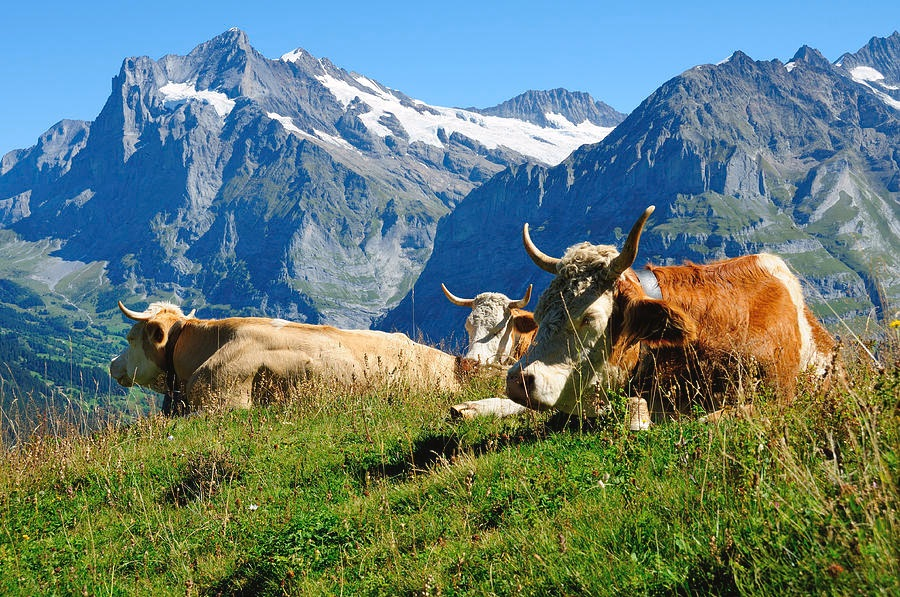
#> input picture python-scripts/random_forest-segmentation/Immagine10.jpg, 900 x 597 px
$ python rf-segmentation.py
#> lines starting #> are read from the running program, lines starting #| are printed output that depends on the picture; after the words box and inside, x2 and y2 are one past the last pixel; in counts of white or black regions, pixels touching at a corner belong together
import numpy as np
import argparse
import matplotlib.pyplot as plt
from skimage import segmentation, feature, future
from sklearn.ensemble import RandomForestClassifier
from functools import partial


def main(args):
    # Read input image
    img = plt.imread(args.input_image)
#> img is the input picture: shape (597, 900, 3); mean R, G, B 101.8, 125.6, 119.4

    # Build an array of labels for training the segmentation.
    training_labels = np.zeros(img.shape[:2], dtype=np.uint8)
    training_labels[180:, :] = 2
    training_labels[0:90, 0:100] = 1
    training_labels[0:80, 410:650] = 1

    sigma_min = 1
    sigma_max = 16
    # Feature extraction
    features_func = partial(feature.multiscale_basic_features,
                            intensity=True, edges=False, texture=True,
                            sigma_min=sigma_min, sigma_max=sigma_max,
                            channel_axis=-1)
    features = features_func(img)

    # RF training
    clf = RandomForestClassifier(n_estimators=50, n_jobs=-1,
                                max_depth=10, max_samples=0.05)
    clf = future.fit_segmenter(training_labels, features, clf)
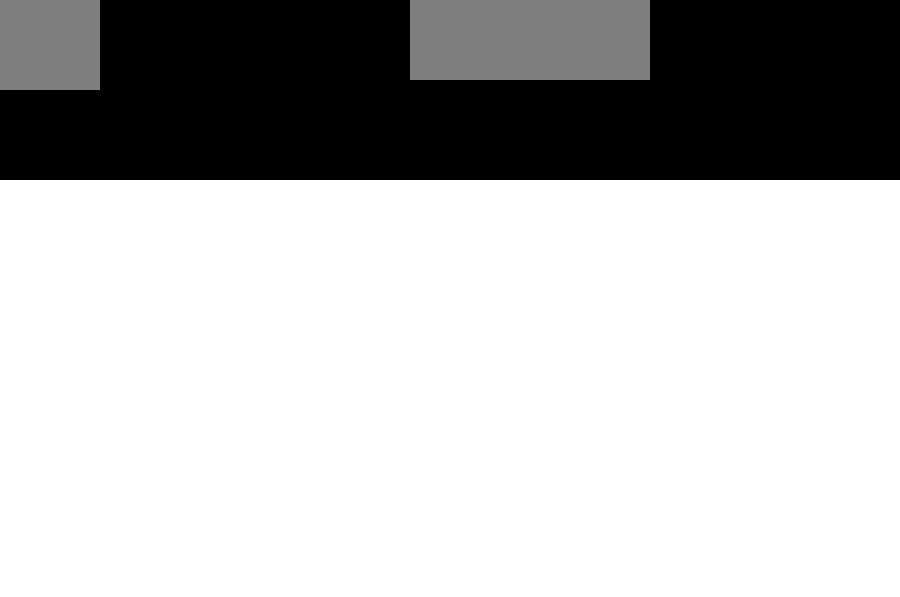
#> training_labels: shape (597, 900); min 0, max 2, mean 1.45; drawn with min black and max white

    # Calculate predictions
    result = future.predict_segmenter(features, clf)
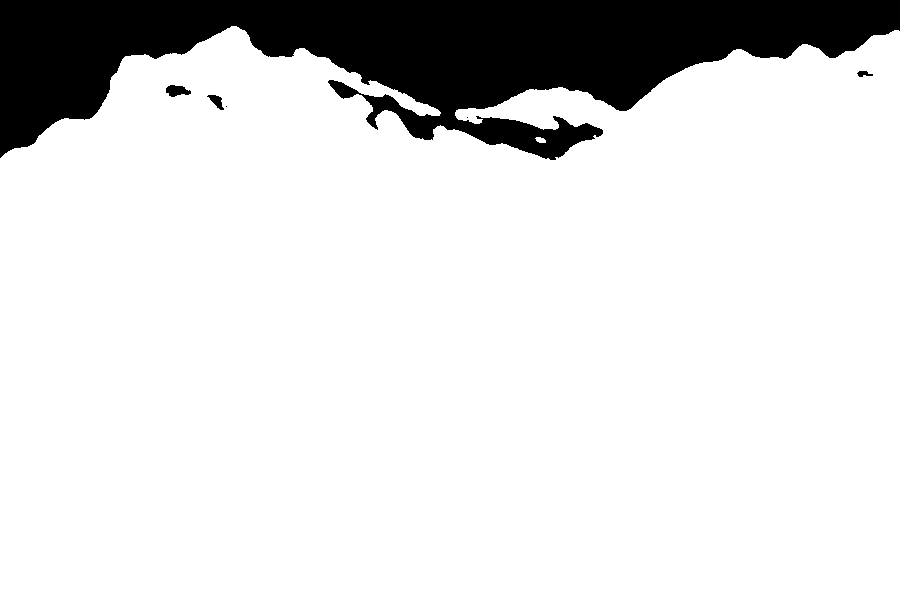
#> result: shape (597, 900); values 1 (black) and 2 (white), 86% white; 6 black regions (2 under 20 px), largest, box (x1, y1, x2, y2) and area: (0, 0, 900, 160) 74770, (166, 85, 191, 97) 200, (207, 95, 224, 110) 125, (857, 71, 873, 77) 60

    # Plot results
    fig, ax = plt.subplots(1, 2, sharex=True, sharey=True, figsize=(9, 4))
    ax[0].imshow(segmentation.mark_boundaries(img, result, mode='thick'))
    ax[0].contour(training_labels)
    ax[0].set_title('Image, mask and segmentation boundaries')
    ax[1].imshow(result)
    ax[1].set_title('Segmentation')
    fig.tight_layout()
    plt.show()
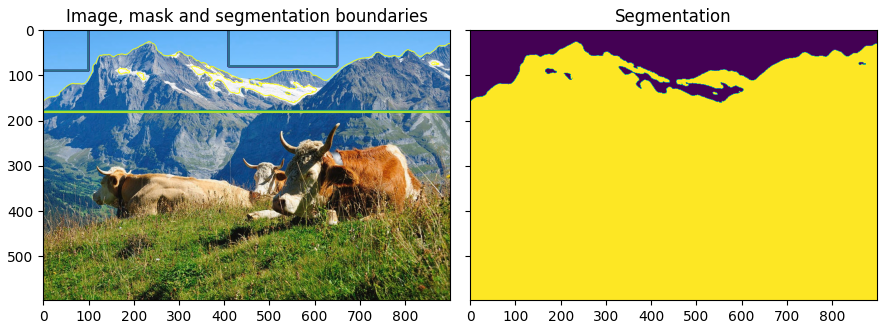
#> figure drawn by matplotlib, 2 panels

    # Saving the binary mask
    plt.imsave(f'{args.input_image.split(".")[0]}_binary.png', result, cmap='binary')

if __name__=='__main__':
    # PARSE THE ARGS
    parser = argparse.ArgumentParser(description='Random Forest segmentation algorithm')
    parser.add_argument('-i', '--input_image', default='Immagine10.jpg',type=str,
                        help='Path to the input image (default: Immagine10.jpg)')
    args = parser.parse_args()

    main(args)
